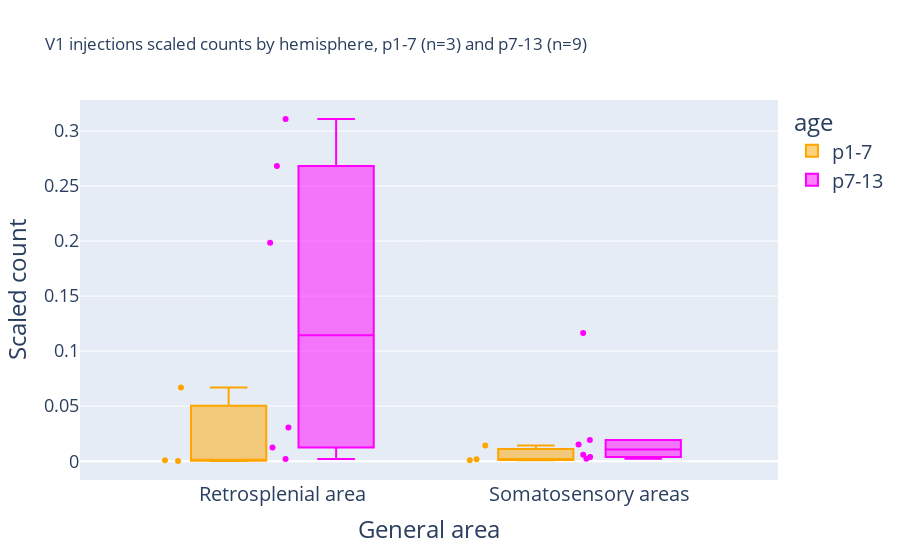

Notebook code cell kept with this figure:
### Code cell
plot_scaled_zoomed(
    df_grouped, "V1 injections scaled counts by hemisphere, p1-7 (n=3) and p7-13 (n=9) "
)

### Figure 1 — Plotly figure (JSON) as saved in the notebook; plotly's stock layout.template omitted (floating-point values rounded to 4 significant figures)
{"data": [{"alignmentgroup": "True", "boxpoints": "all", "hovertemplate": "age=p1-7<br>General area=%{x}<br>Scaled count=%{y}<extra></extra>", "legendgroup": "p1-7", "marker": {"color": "orange"}, "name": "p1-7", "notched": false, "offsetgroup": "p1-7", "orientation": "v", "showlegend": true, "type": "box", "x": ["Retrosplenial area", "Somatosensory areas", "Retrosplenial area", "Somatosensory areas", "Retrosplenial area", "Somatosensory areas"], "x0": " ", "xaxis": "x", "y": [0.000176, 0.0008212, 0.06704, 0.01416, 0.000758, 0.001769], "y0": " ", "yaxis": "y"}, {"alignmentgroup": "True", "boxpoints": "all", "hovertemplate": "age=p7-13<br>General area=%{x}<br>Scaled count=%{y}<extra></extra>", "legendgroup": "p7-13", "marker": {"color": "magenta"}, "name": "p7-13", "notched": false, "offsetgroup": "p7-13", "orientation": "v", "showlegend": true, "type": "box", "x": ["Retrosplenial area", "Somatosensory areas", "Retrosplenial area", "Somatosensory areas", "Retrosplenial area", "Somatosensory areas", "Retrosplenial area", "Somatosensory areas", "Retrosplenial area", "Somatosensory areas", "Retrosplenial area", "Somatosensory areas"], "x0": " ", "xaxis": "x", "y": [0.3109, 0.005829, 0.01246, 0.01522, 0.1984, 0.1166, 0.03057, 0.003822, 0.2682, 0.002278, 0.002073, 0.01935], "y0": " ", "yaxis": "y"}], "layout": {"boxmode": "group", "legend": {"font": {"size": 20}, "title": {"text": "age"}, "tracegroupgap": 0}, "title": {"text": "V1 injections scaled counts by hemisphere, p1-7 (n=3) and p7-13 (n=9) "}, "xaxis": {"anchor": "y", "categoryarray": ["Retrosplenial area", "Somatosensory areas"], "categoryorder": "array", "domain": [0, 1], "tickfont": {"size": 20}, "title": {"font": {"size": 24}, "text": "General area"}}, "yaxis": {"anchor": "x", "domain": [0, 1], "tickfont": {"size": 18}, "title": {"font": {"size": 24}, "text": "Scaled count"}}}}
